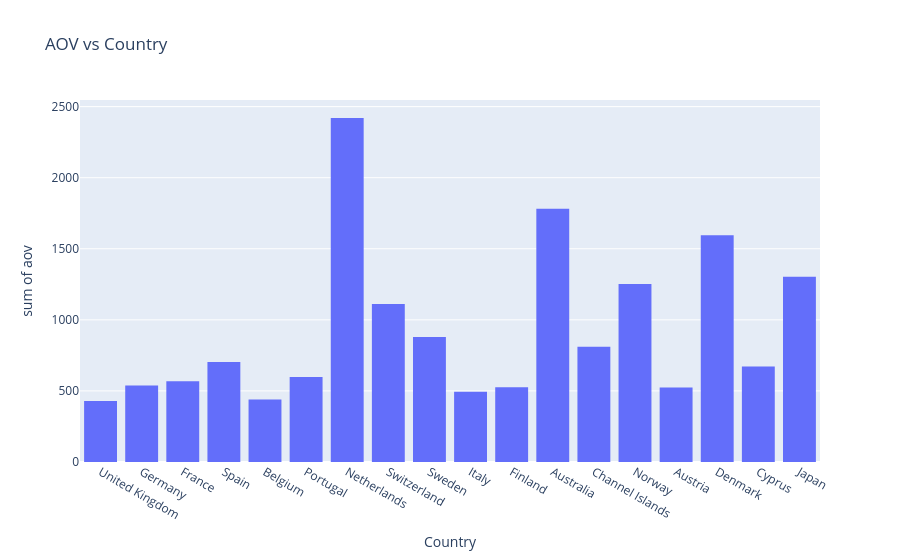

Notebook source saved alongside this figure:
### Code cell
fig = px.histogram(orders_stats[orders_stats['num_customers']>=10], x='Country', y='aov', title='AOV vs Country')

fig.show()

### Figure 1 — Plotly figure (JSON) as saved in the notebook; plotly's stock layout.template omitted (floating-point values rounded to 4 significant figures)
{"data": [{"bingroup": "x", "histfunc": "sum", "hovertemplate": "Country=%{x}<br>sum of aov=%{y}<extra></extra>", "legendgroup": "", "marker": {"color": "#636efa", "pattern": {"shape": ""}}, "name": "", "orientation": "v", "showlegend": false, "type": "histogram", "x": ["United Kingdom", "Germany", "France", "Spain", "Belgium", "Portugal", "Netherlands", "Switzerland", "Sweden", "Italy", "Finland", "Australia", "Channel Islands", "Norway", "Austria", "Denmark", "Cyprus", "Japan"], "xaxis": "x", "y": [428.9, 538.7, 568.0, 703.5, 438.8, 597.4, 2419.0, 1112.0, 880.0, 494.0, 525.0, 1782.0, 811.3, 1252.0, 524.7, 1595.0, 671.6, 1304.0], "yaxis": "y"}], "layout": {"barmode": "relative", "legend": {"tracegroupgap": 0}, "title": {"text": "AOV vs Country"}, "xaxis": {"anchor": "y", "domain": [0, 1], "title": {"text": "Country"}}, "yaxis": {"anchor": "x", "domain": [0, 1], "title": {"text": "sum of aov"}}}}
